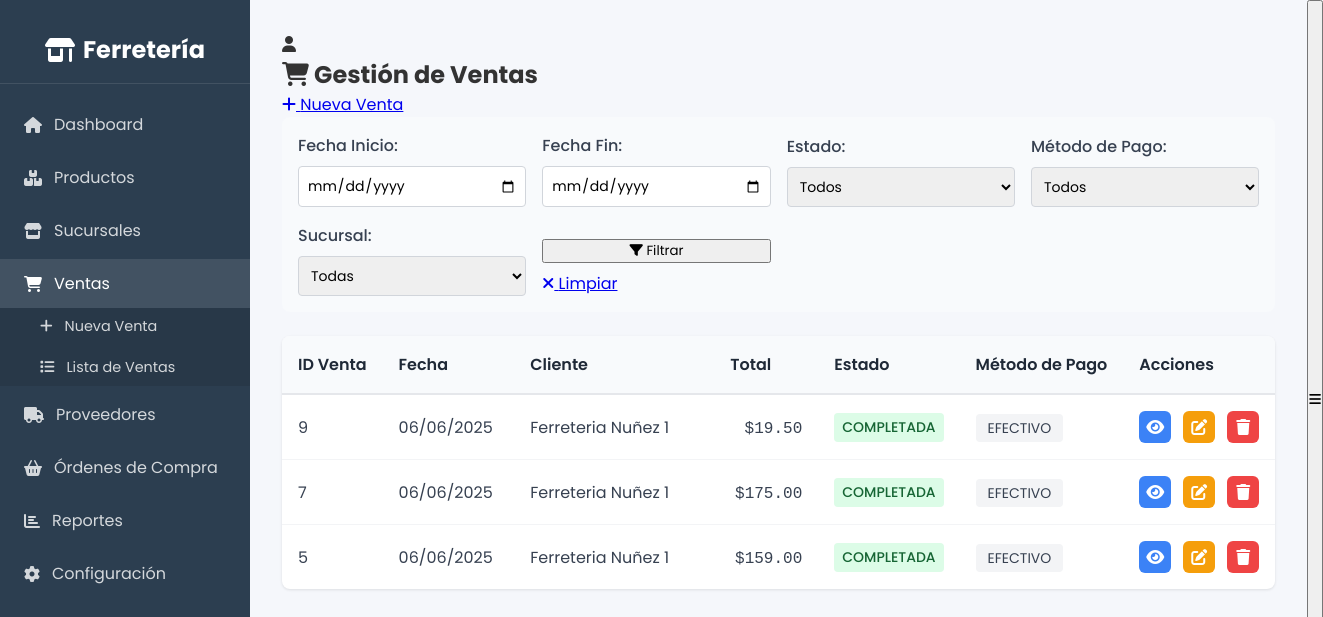
/consultas/ventas.php, run on the app's committed database.
### tables this page shows
CREATE TABLE `venta` (
  `venta_id` int(11) NOT NULL,
  `fecha_venta` datetime NOT NULL,
  `empleado_id` int(11) NOT NULL,
  `sucursal_id` int(11) NOT NULL,
  `total_venta` decimal(12,2) NOT NULL,
  `estado` varchar(20) NOT NULL DEFAULT 'COMPLETADA'
);

CREATE TABLE `sucursal` (
  `sucursal_id` int(11) NOT NULL,
  `codigo_sucursal` varchar(20) NOT NULL,
  `nombre` varchar(100) NOT NULL,
  `direccion` varchar(200) NOT NULL,
  `telefono` varchar(20) DEFAULT NULL,
  `ciudad` varchar(50) NOT NULL,
  `estado` varchar(50) NOT NULL
);

### consultas/ventas.php (the view, shortened to what this page needs)
<?php
require_once '../includes/db.php';
$fecha_inicio = isset($_GET['fecha_inicio']) ? trim($_GET['fecha_inicio']) : '';
$fecha_fin = isset($_GET['fecha_fin']) ? trim($_GET['fecha_fin']) : '';
$where_clauses = [];
$where_sql = !empty($where_clauses) ? "WHERE " . implode(" AND ", $where_clauses) : "";
$sql = "
    SELECT
        v.venta_id,
        v.fecha_venta,
        v.total_venta,
        v.estado,
        s.nombre as sucursal,
        e.nombre as empleado,
        p.metodo_pago,
        COUNT(d.venta_id) as num_productos
    FROM Venta v
    LEFT JOIN Sucursal s ON v.sucursal_id = s.sucursal_id
    LEFT JOIN Empleado e ON v.empleado_id = e.empleado_id
    LEFT JOIN Pago p ON v.venta_id = p.venta_id
    LEFT JOIN Detalles_venta d ON v.venta_id = d.venta_id
    $where_sql
    GROUP BY v.venta_id
    ORDER BY v.fecha_venta DESC
";
$stmt = $pdo->prepare($sql);
$stmt->execute();
$ventas = $stmt->fetchAll(PDO::FETCH_ASSOC);
?>
<!DOCTYPE html>
<html lang="es">
<head>
    <link rel="stylesheet" href="https://cdnjs.cloudflare.com/ajax/libs/font-awesome/6.4.0/css/all.min.css">
    <link rel="stylesheet" href="../assets/css/styles.css">
</head>
<body class="dashboard-body">
    <?php include '../includes/sidebar.php'; ?>
    <div class="main-content">
        <?php include '../includes/topbar.php'; ?>
        <div class="page-content">
            <div class="header-actions">
                <h2><i class="fas fa-shopping-cart"></i> Gestión de Ventas</h2>
                <a href="../altas/venta.php" class="btn-primary">
                    <i class="fas fa-plus"></i> Nueva Venta
                </a>
            </div>
            <div class="filters">
                <form method="GET" action="">
                    <div class="filter-group">
                        <label for="fecha_inicio">Fecha Inicio:</label>
                        <input type="date" id="fecha_inicio" name="fecha_inicio"
                               value="<?php echo htmlspecialchars($fecha_inicio); ?>"
                               class="form-control">
                    </div>
                    <div class="filter-group">
                        <label for="fecha_fin">Fecha Fin:</label>
                        <input type="date" id="fecha_fin" name="fecha_fin"
                               value="<?php echo htmlspecialchars($fecha_fin); ?>"
                               class="form-control">
                    </div>
                    <div class="filter-group">
                        <label for="estado">Estado:</label>
                        <select id="estado" name="estado" class="form-control">
                            <option value="">Todos</option>
                        </select>
                    </div>
                    <div class="filter-group">
                        <label for="metodo_pago">Método de Pago:</label>
                        <select id="metodo_pago" name="metodo_pago" class="form-control">
                            <option value="">Todos</option>
                        </select>
                    </div>
                    <div class="filter-group">
                        <label for="sucursal_id">Sucursal:</label>
                        <select id="sucursal_id" name="sucursal_id" class="form-control">
                            <option value="">Todas</option>
                        </select>
                    </div>
                    <div class="filter-group">
                        <button type="submit" class="btn-primary">
                            <i class="fas fa-filter"></i> Filtrar
                        </button>
                        <a href="ventas.php" class="btn btn-secondary">
                            <i class="fas fa-times"></i> Limpiar
                        </a>
                    </div>
                </form>
            </div>
            <div class="table-responsive">
                <table class="table">
                    <thead>
                        <tr>
                            <th class="column-id">ID Venta</th>
                            <th class="column-date">Fecha</th>
                            <th class="column-client">Cliente</th>
                            <th class="column-total">Total</th>
                            <th class="column-status">Estado</th>
                            <th class="column-payment">Método de Pago</th>
                            <th class="column-actions">Acciones</th>
                        </tr>
                    </thead>
                    <tbody>
                        <?php foreach ($ventas as $venta): ?>
                            <tr>
                                <td class="column-id">
                                    <?php echo htmlspecialchars($venta['venta_id']); ?>
                                </td>
                                <td class="column-date">
                                    <?php echo date('d/m/Y', strtotime($venta['fecha_venta'])); ?>
                                </td>
                                <td class="column-client">
                                    <?php echo htmlspecialchars($venta['sucursal']); ?>
                                </td>
                                <td class="column-total">
                                    <span class="amount-value">
                                        $<?php echo number_format($venta['total_venta'], 2); ?>
                                    </span>
                                </td>
                                <td class="column-status">
                                    <span class="status-badge status-<?php echo strtolower($venta['estado']); ?>">
                                        <?php echo htmlspecialchars($venta['estado']); ?>
                                    </span>
                                </td>
                                <td class="column-payment">
                                    <span class="payment-badge">
                                        <?php echo htmlspecialchars($venta['metodo_pago']); ?>
                                    </span>
                                </td>
                                <td class="column-actions">
                                    <div class="sale-actions">
                                        <a href="venta_detalle.php?id=<?php echo $venta['venta_id']; ?>"
                                           class="btn-view" title="Ver detalles">
                                            <i class="fas fa-eye"></i>
                                        </a>
                                        <a href="../modificaciones/modificar_venta.php?id=<?php echo $venta['venta_id']; ?>"
                                           class="btn-edit" title="Editar venta">
                                            <i class="fas fa-edit"></i>
                                        </a>
                                        <a href="#" onclick="confirmarEliminacion(<?php echo $venta['venta_id']; ?>)"
                                           class="btn-delete" title="Eliminar venta">
                                            <i class="fas fa-trash"></i>
                                        </a>
                                    </div>
                                </td>
                            </tr>
                        <?php endforeach; ?>
                    </tbody>
                </table>
            </div>
        </div>
    </div>
</body>
</html>

### assets/css/styles.css (style rules this page uses)
:root { --primary: #4361ee; --secondary: #3f37c9; --success: #4cc9f0; --danger: #f72585; --warning: #f8961e; --info: #4895ef; --light: #f8f9fa; --dark: #212529; --sidebar-width: 250px; }
* { margin: 0; padding: 0; box-sizing: border-box; font-family: 'Poppins', sans-serif; }
body { background-color: #f5f7fb; color: #333; }
body.dashboard-body { display: flex; min-height: 100vh; overflow-x: hidden; }
.main-content { flex: 1; margin-left: var(--sidebar-width); padding: 2rem; min-height: 100vh; background: #f5f7fb; transition: margin-left 0.3s ease; }

### consultas/ventas.php (style rules this page uses)
.sale-actions { display: flex; gap: 0.5rem; }
.sale-actions a { padding: 0.25rem 0.5rem; border-radius: 4px; text-decoration: none; color: white; }
.btn-view { background-color: #3b82f6; }
.btn-edit { background-color: #f59e0b; }
.btn-delete { background-color: #ef4444; }
.status-badge { padding: 0.25rem 0.5rem; border-radius: 4px; font-size: 0.875rem; font-weight: 500; }
.status-completada { background-color: #dcfce7; color: #166534; }
.filters { background: #f8fafc; padding: 1rem; border-radius: 8px; margin-bottom: 1.5rem; }
.filters form { display: grid; grid-template-columns: repeat(auto-fit, minmax(200px, 1fr)); gap: 1rem; align-items: end; }
.filter-group { display: flex; flex-direction: column; gap: 0.5rem; }
.filter-group label { font-weight: 500; color: #374151; }
.filter-group input, .filter-group select { padding: 0.5rem; border: 1px solid #d1d5db; border-radius: 4px; font-size: 0.875rem; }
.table-responsive { background: white; border-radius: 8px; box-shadow: 0 1px 3px rgba(0, 0, 0, 0.1); margin-top: 1rem; overflow: hidden; }
.table { width: 100%; border-collapse: separate; border-spacing: 0; }
.table thead { background: #f8fafc; }
.table th { padding: 1rem; font-weight: 600; text-align: left; color: #1f2937; border-bottom: 2px solid #e5e7eb; white-space: nowrap; }
.table td { padding: 1rem; color: #374151; border-bottom: 1px solid #f3f4f6; vertical-align: middle; }
.table tbody tr:last-child td { border-bottom: none; }
.column-id { width: 100px; }
.column-date { width: 150px; }
.column-client { min-width: 200px; }
.column-total { width: 120px; text-align: right; }
.column-status { width: 120px; text-align: center; }
.column-payment { width: 150px; }
.column-actions { width: 120px; }
.status-badge { min-width: 100px; text-align: center; display: inline-block; }
.payment-badge { padding: 0.25rem 0.75rem; border-radius: 4px; font-size: 0.875rem; background-color: #f3f4f6; color: #374151; }
.sale-actions { display: flex; gap: 0.75rem; justify-content: flex-start; }
.sale-actions a { width: 32px; height: 32px; display: flex; align-items: center; justify-content: center; border-radius: 6px; transition: transform 0.15s ease; }
.amount-value { font-family: 'Roboto Mono', monospace; font-weight: 500; }

### data on the page
venta: venta_id "9", fecha_venta "06/06/2025", sucursal.nombre "Ferreteria Nuñez 1", total_venta "19.50", estado "COMPLETADA", metodo_pago "EFECTIVO"
venta: venta_id "7", fecha_venta "06/06/2025", sucursal.nombre "Ferreteria Nuñez 1", total_venta "175.00", estado "COMPLETADA", metodo_pago "EFECTIVO"
venta: venta_id "5", fecha_venta "06/06/2025", sucursal.nombre "Ferreteria Nuñez 1", total_venta "159.00", estado "COMPLETADA", metodo_pago "EFECTIVO"
